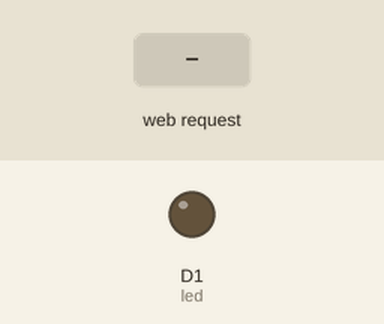
Simulated run of this sketch. Board: ESP8266 (NodeMCU). Shown: output pins drawn as LEDs (lit = HIGH). The inputs (shaded band) are chosen by the test bench. WiFi joins after 1.5 s; servers stay silent unless stated; what the sketch prints to the serial monitor is not drawn.

Above: at 2.7 s.
2.8 s: HTTP request GET /on received
At 4.0 s:
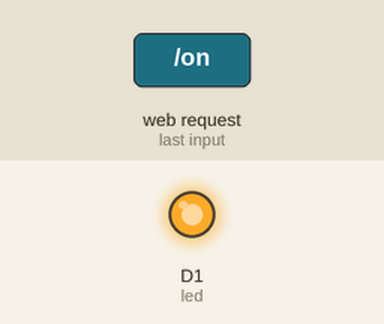
4.3 s: HTTP request GET /off received
At 5.2 s:
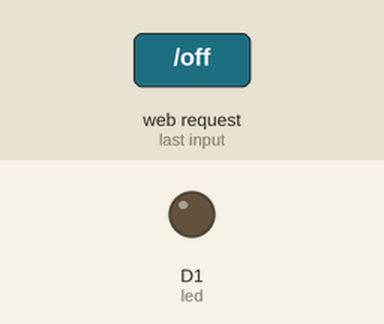
Timing chart, 0 to 7.3 s (numbered marks = the images above; inputs shaded):
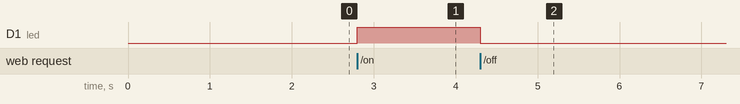

Measured:
- after the input at 2.8 s, D1 (led): LOW → HIGH at once
- after the input at 4.3 s, D1 (led): HIGH → LOW at once

The sketch:

esp_android.ino
```cpp
#include <ESP8266WiFi.h>
WiFiServer server(80);

const char* ssid = "PUT_YOUR_SSID_HERE";
const char* password = "PUT_YOUR_PASSWORD_HERE";

#define led D1
boolean nyala = false;
void setup() {
  // put your setup code here, to run once:
  Serial.begin(115200);
  pinMode(led, OUTPUT);
  connectWiFi();
  server.begin();
}

void loop() {
  // put your main code here, to run repeatedly

  WiFiClient client = server.available();
  if (!client) {
    return;
  }

  Serial.println("new client");
  while(!client.available()){
    delay(1);
  }
  String req = client.readStringUntil('\r');
  Serial.println(req);
  client.flush();

  if(req.indexOf("/on") > 0){
    Serial.println("Nyala");
    nyala = true;
    digitalWrite(led,HIGH);
  }else if(req.indexOf("/off") > 0){
    Serial.println("Mati");
    nyala = false;
    digitalWrite(led,LOW);
  }

  client.flush();

   // Return the response
  client.println("HTTP/1.1 200 OK");
  client.println("Content-Type: text/html");
  client.println(""); //  do not forget this one

  if(nyala) {
    client.print("on");
  } else {
    client.print("off");
  }
  Serial.println("Client disonnected");
}

void connectWiFi()
{
  Serial.println("Connecting to WIFI");
  WiFi.begin(ssid, password);
  while ((!(WiFi.status() == WL_CONNECTED)))
  {
    delay(300);
    Serial.print("..");
  }
  Serial.println("");
  Serial.println("WiFi connected");
  Serial.println("NodeMCU Local IP is : ");
  Serial.print((WiFi.localIP()));
}
```
